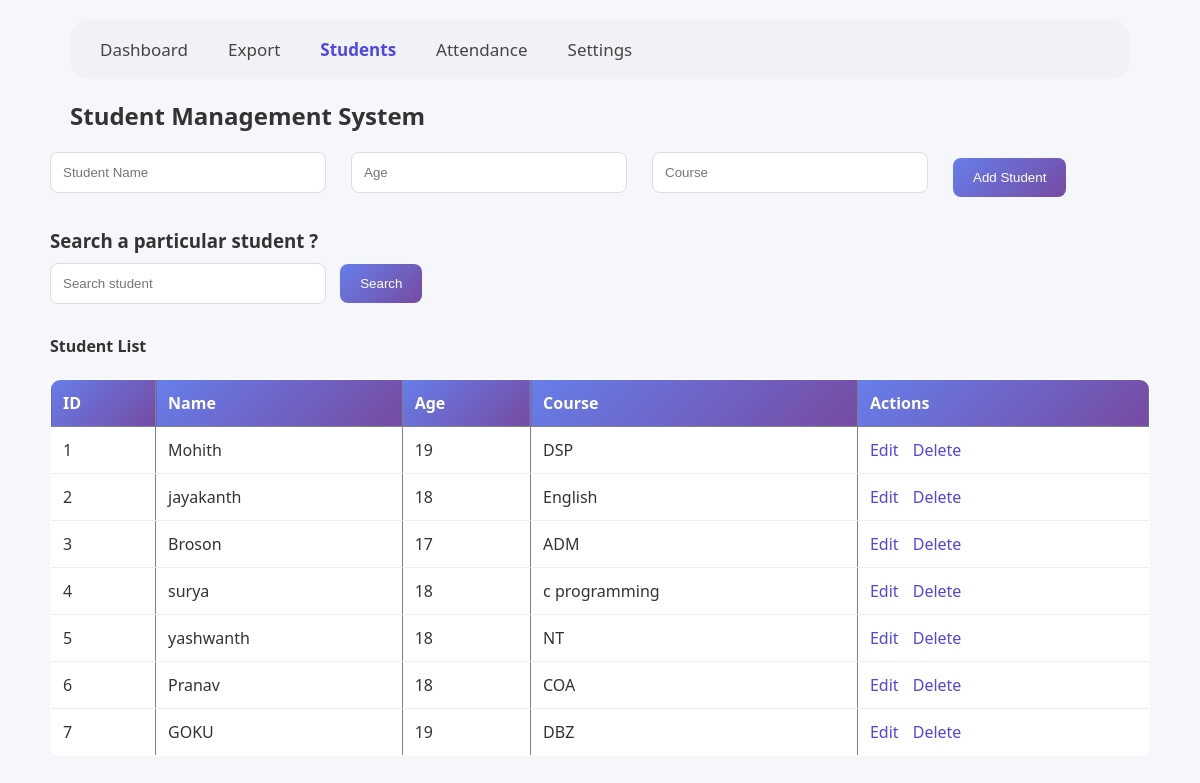
Page / (signed in) on the earlier database version.
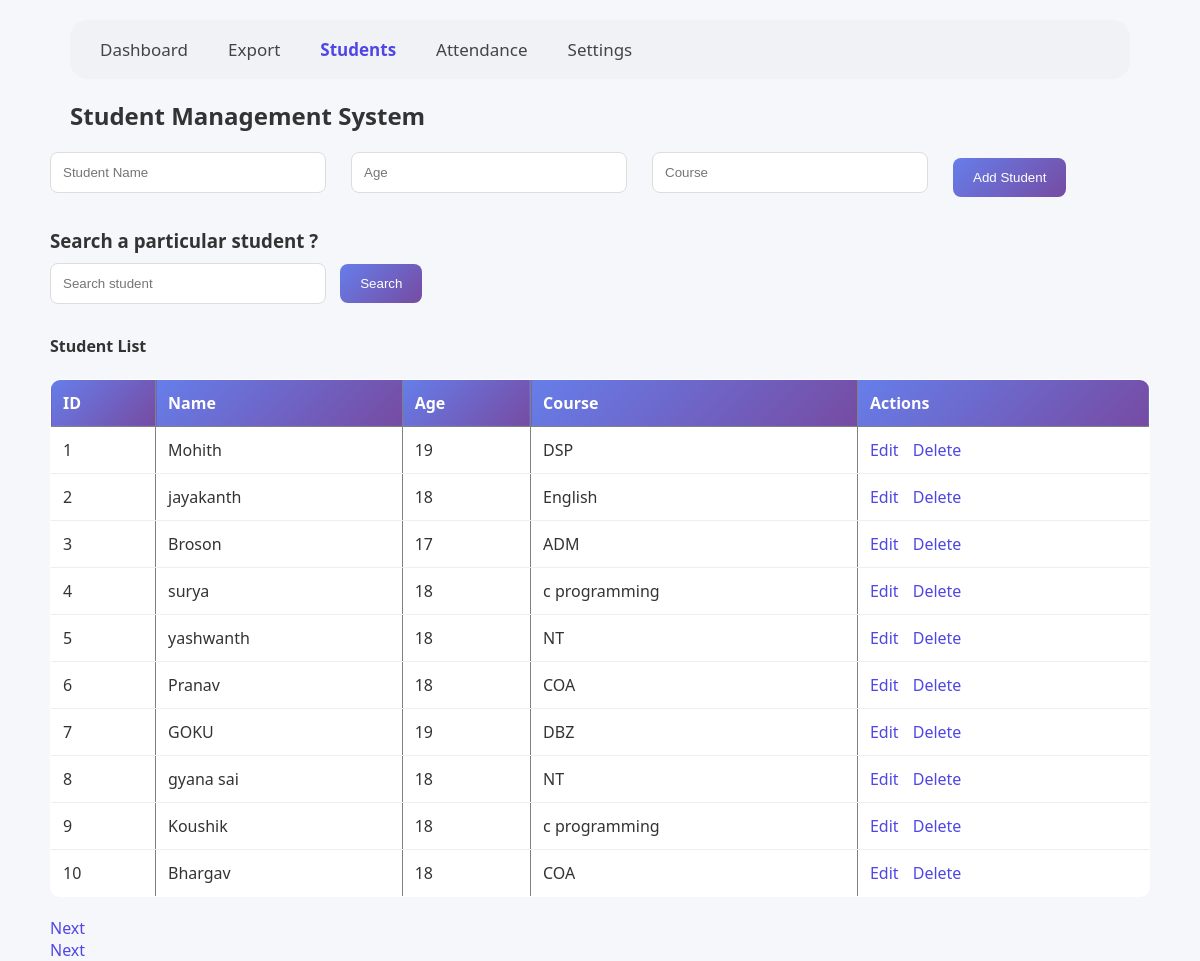
Same page on the later database version.
### models.py (models this page shows)
class Student(db.Model):
    id = db.Column(db.Integer, primary_key=True)
    name = db.Column(db.String(100))
    age = db.Column(db.Integer)
    course = db.Column(db.String(100))

### app.py (the view)
@app.route("/")
def home():
    if "user" not in session:
        return redirect("/login")
    page = request.args.get("page", 1, type=int)
    query = request.args.get("query", "")
    if query:
        students = Student.query.filter(
            Student.name.ilike(f"%{query}%")
        ).paginate(page=page, per_page=10)
    else:
        students = Student.query.paginate(page=page, per_page=10)
    return render_template("students.html", students=students, query=query)

### templates/students.html (shortened to what this page needs)
<!DOCTYPE html>
<html>
<div class="main-container">
    <head>
        <link rel="stylesheet" href="{{ url_for('static', filename='css/style.css') }}">
    </head>
    <body class="{{ 'dark' if session.get('theme') == 'dark' else '' }}">
        {% include 'navbar.html' %}
        <h2>Student Management System</h2>
        <form action="/add" method="POST" class="form-row">
            <input type="text" name="name" placeholder="Student Name" required>
            <input type="number" name="age" placeholder="Age" required>
            <input type="text" name="course" placeholder="Course" required>
            <button type="submit">Add Student</button>
        </form>
        <h3>Search a particular student ?</h3>
        <form action="/search" method="GET">
            <input type="text" name="query" value="{{ query or '' }}" placeholder="Search student">
            <button type="submit">Search</button>
        </form>
        <h4>Student List</h4>
        <table style="border-collapse: collapse;" border="1">
            <tr>
                <th>ID</th>
                <th>Name</th>
                <th>Age</th>
                <th>Course</th>
                <th>Actions</th>
            </tr>
            {% for student in students.items %}
            <tr>
                <td>{{ student.id }}</td>
                <td>
                    {% if query and query.lower() in student.name.lower() %}
                    {{ student.name | replace(query, "<mark>" + query + "</mark>") | safe }}
                    {% else %}
                    {{ student.name }}
                    {% endif %}
                </td>
                <td>{{ student.age }}</td>
                <td>{{ student.course }}</td>
                <td>
                    <a href="/edit/{{ student.id }}">Edit</a>
                    <a href="/delete/{{ student.id }}">Delete</a>
                </td>
            </tr>
            {% endfor %}
        </table>
        <div style="margin-top:20px;">
            {% if students.has_next %}
            <a href="?page={{ students.next_num }}">Next</a>
            {% endif %}
        </div>
        <div>
            {% if students.has_next %}
            <a href="?page={{ students.next_num }}">Next</a>
            {% endif %}
        </div>
    </body>
</div>
</html>

Differences in the rows shown:
added Student: id "8", name "gyana sai", age "18", course "NT"
added Student: id "9", name "Koushik", age "18", course "c programming"
added Student: id "10", name "Bhargav", age "18", course "COA"
Other differences:
text now shown: "Next Next"
